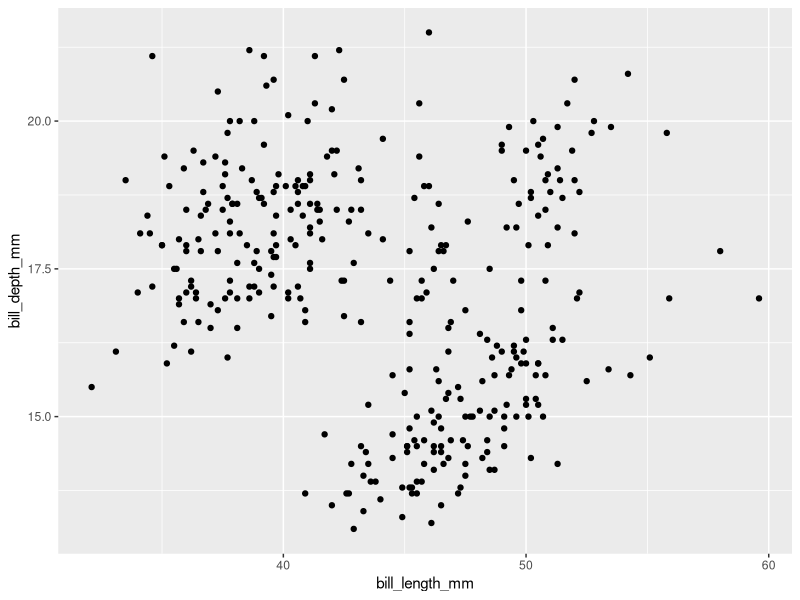
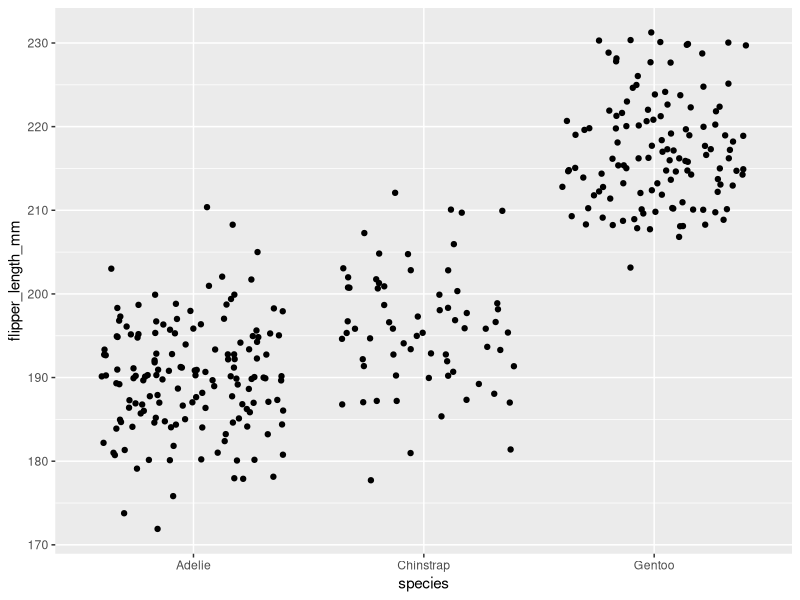
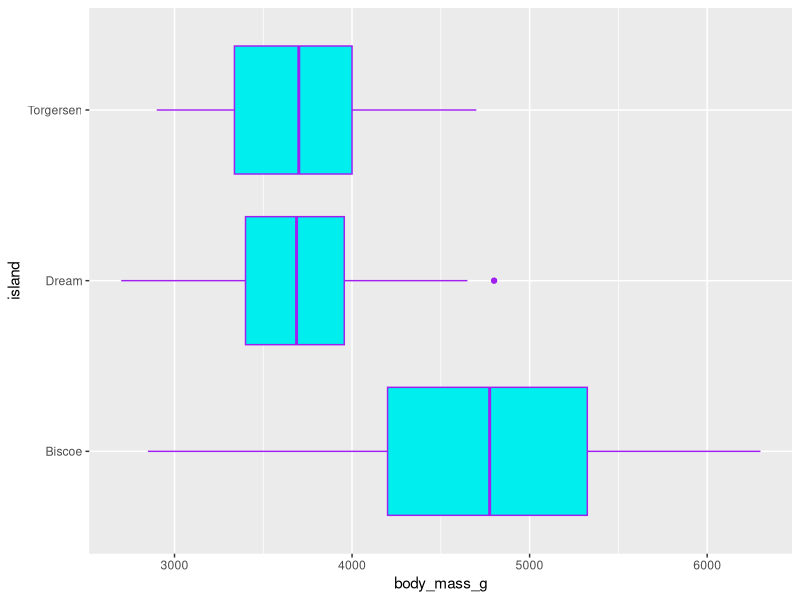
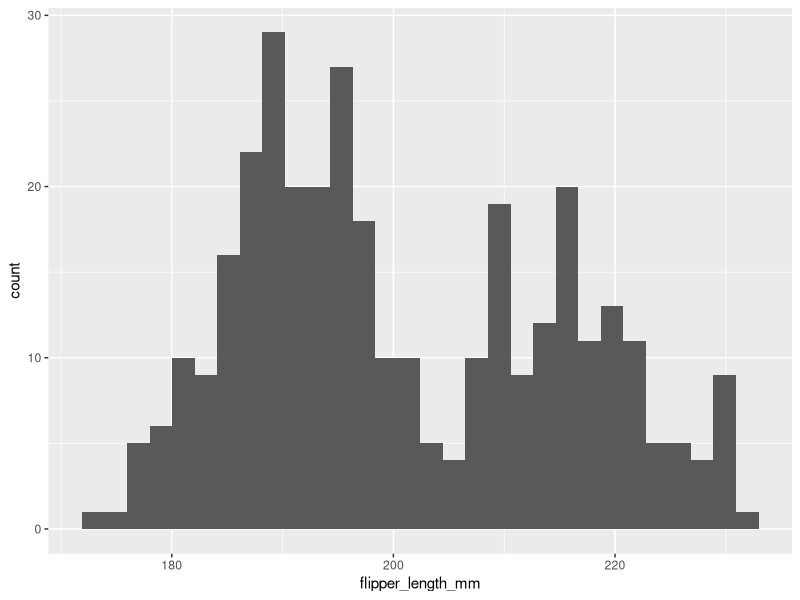
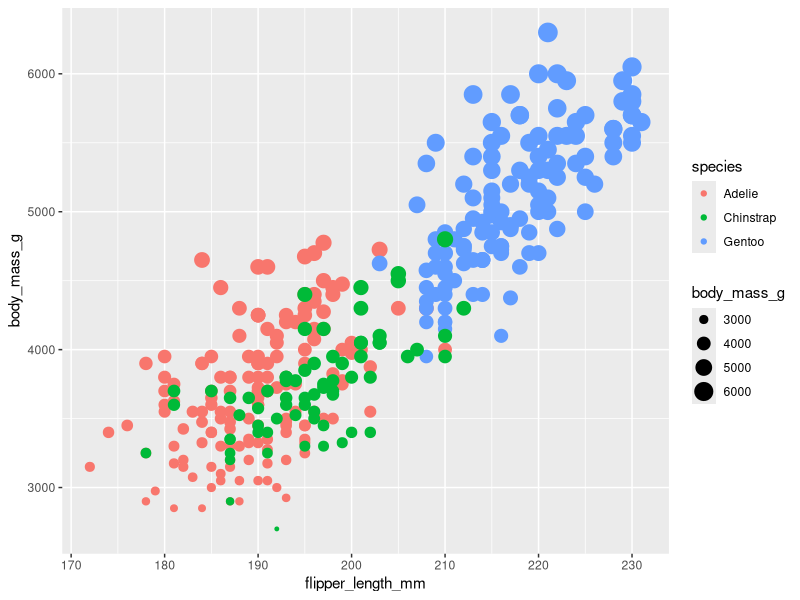
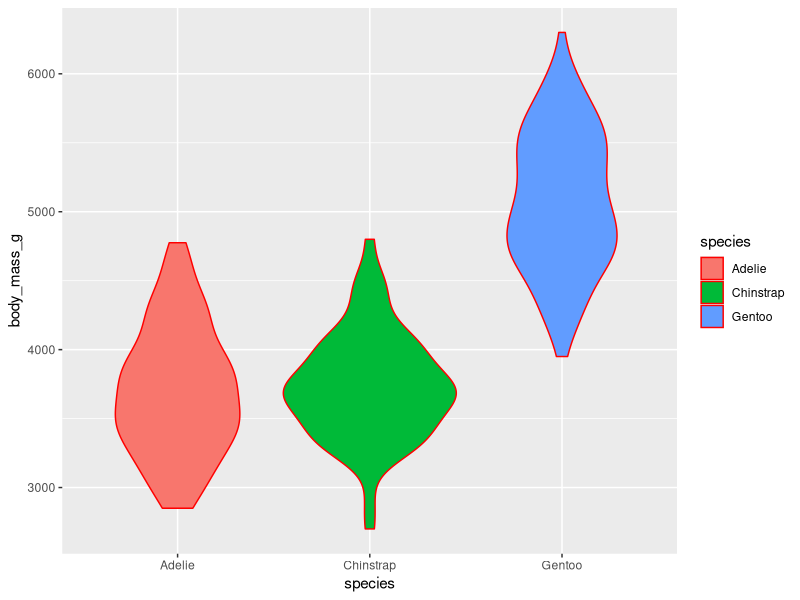

Source code (R) for these figures, in order:
## ---- chunk 1
library(tidyverse)
library(palmerpenguins)
## ---- chunk 2
ggplot(data = penguins, aes(x = bill_length_mm, y = bill_depth_mm)) +
  geom_point()
## ---- chunk 3
ggplot(data = penguins, aes(x = species, y = flipper_length_mm)) +
  geom_jitter()
## ---- chunk 4
ggplot(data = penguins, aes(x = body_mass_g, y = island)) +
  geom_boxplot(color = "purple", fill = "cyan2")
## ---- chunk 5
ggplot(data = penguins, aes(x = flipper_length_mm)) +
  geom_histogram()
## ---- chunk 6
ggplot(data = penguins, aes(x = flipper_length_mm, y = body_mass_g)) +
  geom_point(aes(color = species, size = body_mass_g))
## ---- chunk 7
ggplot(data = penguins, aes(x = species, y = body_mass_g)) +
  geom_violin(aes(fill = species), color = "red")
